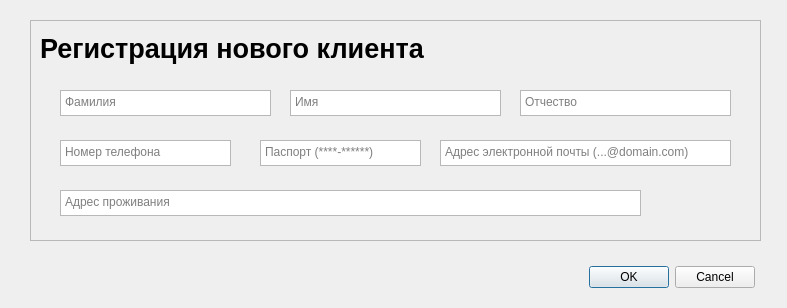
<?xml version="1.0" encoding="UTF-8"?>
<ui version="4.0">
 <class>Dialog_Clients_registration</class>
 <widget class="QDialog" name="Dialog_Clients_registration">
  <property name="geometry">
   <rect>
    <x>0</x>
    <y>0</y>
    <width>787</width>
    <height>308</height>
   </rect>
  </property>
  <property name="contextMenuPolicy">
   <enum>Qt::DefaultContextMenu</enum>
  </property>
  <property name="acceptDrops">
   <bool>false</bool>
  </property>
  <property name="windowTitle">
   <string>Регистрация клиента</string>
  </property>
  <property name="styleSheet">
   <string notr="true"/>
  </property>
  <property name="sizeGripEnabled">
   <bool>false</bool>
  </property>
  <widget class="QDialogButtonBox" name="buttonBox">
   <property name="geometry">
    <rect>
     <x>580</x>
     <y>260</y>
     <width>175</width>
     <height>34</height>
    </rect>
   </property>
   <property name="cursor">
    <cursorShape>PointingHandCursor</cursorShape>
   </property>
   <property name="styleSheet">
    <string notr="true"/>
   </property>
   <property name="orientation">
    <enum>Qt::Horizontal</enum>
   </property>
   <property name="standardButtons">
    <set>QDialogButtonBox::Cancel|QDialogButtonBox::Ok</set>
   </property>
  </widget>
  <widget class="QFrame" name="frame_2">
   <property name="geometry">
    <rect>
     <x>30</x>
     <y>20</y>
     <width>731</width>
     <height>221</height>
    </rect>
   </property>
   <property name="styleSheet">
    <string notr="true"/>
   </property>
   <property name="frameShape">
    <enum>QFrame::StyledPanel</enum>
   </property>
   <property name="frameShadow">
    <enum>QFrame::Raised</enum>
   </property>
   <widget class="QTextEdit" name="te_cl_fname">
    <property name="geometry">
     <rect>
      <x>30</x>
      <y>70</y>
      <width>211</width>
      <height>26</height>
     </rect>
    </property>
    <property name="tabletTracking">
     <bool>false</bool>
    </property>
    <property name="contextMenuPolicy">
     <enum>Qt::DefaultContextMenu</enum>
    </property>
    <property name="styleSheet">
     <string notr="true"/>
    </property>
    <property name="inputMethodHints">
     <set>Qt::ImhNone</set>
    </property>
    <property name="frameShape">
     <enum>QFrame::StyledPanel</enum>
    </property>
    <property name="frameShadow">
     <enum>QFrame::Sunken</enum>
    </property>
    <property name="horizontalScrollBarPolicy">
     <enum>Qt::ScrollBarAsNeeded</enum>
    </property>
    <property name="tabChangesFocus">
     <bool>false</bool>
    </property>
    <property name="undoRedoEnabled">
     <bool>true</bool>
    </property>
    <property name="overwriteMode">
     <bool>false</bool>
    </property>
    <property name="acceptRichText">
     <bool>true</bool>
    </property>
    <property name="placeholderText">
     <string>Фамилия</string>
    </property>
   </widget>
   <widget class="QTextEdit" name="te_cl_lname">
    <property name="geometry">
     <rect>
      <x>260</x>
      <y>70</y>
      <width>211</width>
      <height>26</height>
     </rect>
    </property>
    <property name="tabletTracking">
     <bool>false</bool>
    </property>
    <property name="contextMenuPolicy">
     <enum>Qt::DefaultContextMenu</enum>
    </property>
    <property name="styleSheet">
     <string notr="true"/>
    </property>
    <property name="inputMethodHints">
     <set>Qt::ImhNone</set>
    </property>
    <property name="frameShape">
     <enum>QFrame::StyledPanel</enum>
    </property>
    <property name="frameShadow">
     <enum>QFrame::Sunken</enum>
    </property>
    <property name="horizontalScrollBarPolicy">
     <enum>Qt::ScrollBarAsNeeded</enum>
    </property>
    <property name="tabChangesFocus">
     <bool>false</bool>
    </property>
    <property name="undoRedoEnabled">
     <bool>true</bool>
    </property>
    <property name="overwriteMode">
     <bool>false</bool>
    </property>
    <property name="acceptRichText">
     <bool>true</bool>
    </property>
    <property name="placeholderText">
     <string>Имя</string>
    </property>
   </widget>
   <widget class="QTextEdit" name="te_cl_email">
    <property name="geometry">
     <rect>
      <x>410</x>
      <y>120</y>
      <width>291</width>
      <height>26</height>
     </rect>
    </property>
    <property name="tabletTracking">
     <bool>false</bool>
    </property>
    <property name="contextMenuPolicy">
     <enum>Qt::DefaultContextMenu</enum>
    </property>
    <property name="styleSheet">
     <string notr="true"/>
    </property>
    <property name="inputMethodHints">
     <set>Qt::ImhNone</set>
    </property>
    <property name="frameShape">
     <enum>QFrame::StyledPanel</enum>
    </property>
    <property name="frameShadow">
     <enum>QFrame::Sunken</enum>
    </property>
    <property name="horizontalScrollBarPolicy">
     <enum>Qt::ScrollBarAsNeeded</enum>
    </property>
    <property name="tabChangesFocus">
     <bool>false</bool>
    </property>
    <property name="undoRedoEnabled">
     <bool>true</bool>
    </property>
    <property name="overwriteMode">
     <bool>false</bool>
    </property>
    <property name="acceptRichText">
     <bool>true</bool>
    </property>
    <property name="placeholderText">
     <string>Адрес электронной почты (...@domain.com)</string>
    </property>
   </widget>
   <widget class="QTextEdit" name="te_cl_patr">
    <property name="geometry">
     <rect>
      <x>490</x>
      <y>70</y>
      <width>211</width>
      <height>26</height>
     </rect>
    </property>
    <property name="tabletTracking">
     <bool>false</bool>
    </property>
    <property name="contextMenuPolicy">
     <enum>Qt::DefaultContextMenu</enum>
    </property>
    <property name="styleSheet">
     <string notr="true"/>
    </property>
    <property name="inputMethodHints">
     <set>Qt::ImhNone</set>
    </property>
    <property name="frameShape">
     <enum>QFrame::StyledPanel</enum>
    </property>
    <property name="frameShadow">
     <enum>QFrame::Sunken</enum>
    </property>
    <property name="horizontalScrollBarPolicy">
     <enum>Qt::ScrollBarAsNeeded</enum>
    </property>
    <property name="tabChangesFocus">
     <bool>false</bool>
    </property>
    <property name="undoRedoEnabled">
     <bool>true</bool>
    </property>
    <property name="overwriteMode">
     <bool>false</bool>
    </property>
    <property name="acceptRichText">
     <bool>true</bool>
    </property>
    <property name="placeholderText">
     <string>Отчество</string>
    </property>
   </widget>
   <widget class="QTextEdit" name="te_cl_phone">
    <property name="geometry">
     <rect>
      <x>30</x>
      <y>120</y>
      <width>171</width>
      <height>26</height>
     </rect>
    </property>
    <property name="tabletTracking">
     <bool>false</bool>
    </property>
    <property name="contextMenuPolicy">
     <enum>Qt::DefaultContextMenu</enum>
    </property>
    <property name="styleSheet">
     <string notr="true"/>
    </property>
    <property name="inputMethodHints">
     <set>Qt::ImhNone</set>
    </property>
    <property name="frameShape">
     <enum>QFrame::StyledPanel</enum>
    </property>
    <property name="frameShadow">
     <enum>QFrame::Sunken</enum>
    </property>
    <property name="horizontalScrollBarPolicy">
     <enum>Qt::ScrollBarAsNeeded</enum>
    </property>
    <property name="tabChangesFocus">
     <bool>false</bool>
    </property>
    <property name="undoRedoEnabled">
     <bool>true</bool>
    </property>
    <property name="overwriteMode">
     <bool>false</bool>
    </property>
    <property name="acceptRichText">
     <bool>true</bool>
    </property>
    <property name="placeholderText">
     <string>Номер телефона</string>
    </property>
   </widget>
   <widget class="QTextEdit" name="te_cl_address">
    <property name="geometry">
     <rect>
      <x>30</x>
      <y>170</y>
      <width>581</width>
      <height>26</height>
     </rect>
    </property>
    <property name="tabletTracking">
     <bool>false</bool>
    </property>
    <property name="contextMenuPolicy">
     <enum>Qt::DefaultContextMenu</enum>
    </property>
    <property name="styleSheet">
     <string notr="true"/>
    </property>
    <property name="inputMethodHints">
     <set>Qt::ImhNone</set>
    </property>
    <property name="frameShape">
     <enum>QFrame::StyledPanel</enum>
    </property>
    <property name="frameShadow">
     <enum>QFrame::Sunken</enum>
    </property>
    <property name="horizontalScrollBarPolicy">
     <enum>Qt::ScrollBarAsNeeded</enum>
    </property>
    <property name="tabChangesFocus">
     <bool>false</bool>
    </property>
    <property name="undoRedoEnabled">
     <bool>true</bool>
    </property>
    <property name="overwriteMode">
     <bool>false</bool>
    </property>
    <property name="acceptRichText">
     <bool>true</bool>
    </property>
    <property name="placeholderText">
     <string>Адрес проживания</string>
    </property>
   </widget>
   <widget class="QLabel" name="label">
    <property name="geometry">
     <rect>
      <x>10</x>
      <y>10</y>
      <width>403</width>
      <height>37</height>
     </rect>
    </property>
    <property name="font">
     <font>
      <pointsize>20</pointsize>
      <weight>75</weight>
      <bold>true</bold>
     </font>
    </property>
    <property name="text">
     <string>Регистрация нового клиента</string>
    </property>
   </widget>
   <widget class="QTextEdit" name="te_cl_passport">
    <property name="geometry">
     <rect>
      <x>230</x>
      <y>120</y>
      <width>161</width>
      <height>26</height>
     </rect>
    </property>
    <property name="tabletTracking">
     <bool>false</bool>
    </property>
    <property name="contextMenuPolicy">
     <enum>Qt::DefaultContextMenu</enum>
    </property>
    <property name="styleSheet">
     <string notr="true"/>
    </property>
    <property name="inputMethodHints">
     <set>Qt::ImhNone</set>
    </property>
    <property name="frameShape">
     <enum>QFrame::StyledPanel</enum>
    </property>
    <property name="frameShadow">
     <enum>QFrame::Sunken</enum>
    </property>
    <property name="horizontalScrollBarPolicy">
     <enum>Qt::ScrollBarAsNeeded</enum>
    </property>
    <property name="tabChangesFocus">
     <bool>false</bool>
    </property>
    <property name="undoRedoEnabled">
     <bool>true</bool>
    </property>
    <property name="overwriteMode">
     <bool>false</bool>
    </property>
    <property name="acceptRichText">
     <bool>true</bool>
    </property>
    <property name="placeholderText">
     <string>Паспорт (****-******)</string>
    </property>
   </widget>
  </widget>
 </widget>
 <resources/>
 <connections>
  <connection>
   <sender>buttonBox</sender>
   <signal>accepted()</signal>
   <receiver>Dialog_Clients_registration</receiver>
   <slot>accept()</slot>
   <hints>
    <hint type="sourcelabel">
     <x>248</x>
     <y>254</y>
    </hint>
    <hint type="destinationlabel">
     <x>157</x>
     <y>274</y>
    </hint>
   </hints>
  </connection>
  <connection>
   <sender>buttonBox</sender>
   <signal>rejected()</signal>
   <receiver>Dialog_Clients_registration</receiver>
   <slot>reject()</slot>
   <hints>
    <hint type="sourcelabel">
     <x>316</x>
     <y>260</y>
    </hint>
    <hint type="destinationlabel">
     <x>286</x>
     <y>274</y>
    </hint>
   </hints>
  </connection>
 </connections>
</ui>
